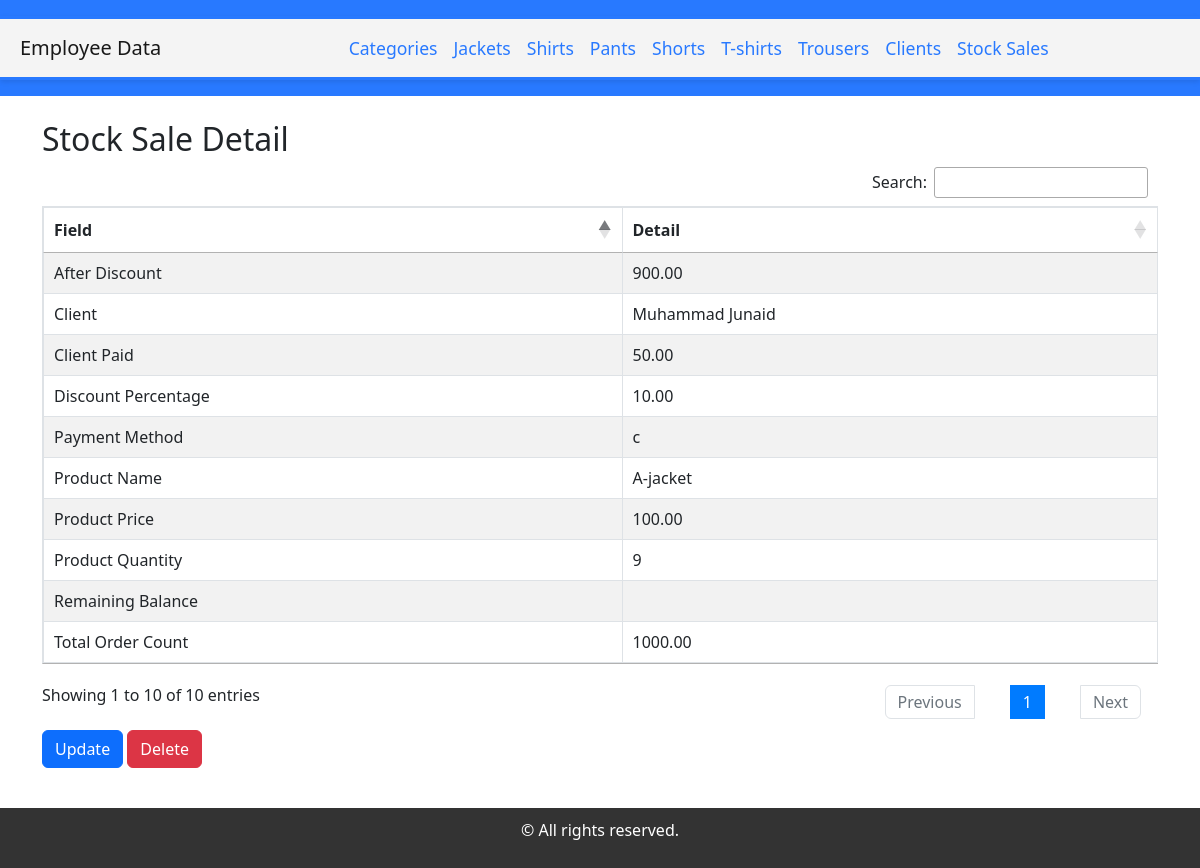
The page /client_salestock/stocksales/21/ on the database its author committed.
### client_salestock/models.py (models this page shows, shortened)
class StockSale(models.Model):
    client = models.ForeignKey(Client, on_delete=models.CASCADE)
    product_name = models.CharField(max_length=100)
    product_price = models.DecimalField(max_digits=10, decimal_places=2)
    product_quantity = models.IntegerField()
    payment_method = models.CharField(max_length=20)
    client_payed = models.DecimalField(max_digits=10, decimal_places=2)
    total_order_count = models.DecimalField(max_digits=10, decimal_places=2, default=Decimal('0.00'))
    discount_percentage = models.DecimalField(max_digits=5, decimal_places=2, validators=[MinValueValidator(Decimal('0.00'))])
    after_discount = models.DecimalField(max_digits=10, decimal_places=2, default=Decimal('0.00'))

class Client(models.Model):
    name = models.CharField(max_length=100)
    picture = models.ImageField(upload_to='pictures/')
    email = models.EmailField()
    whatsapp = models.CharField(max_length=20)
    gender = models.CharField(max_length=10)
    phone_number = models.CharField(max_length=20)
    remaining_balance = models.DecimalField(max_digits=10, decimal_places=2, default=Decimal('0.00'))

### client_salestock/views.py (the view)
# urls.py: path('stocksales/<int:pk>/', views.stocksale_detail, name='stocksale_detail'),
def stocksale_detail(request, pk):
    stocksale = get_object_or_404(StockSale, pk=pk)
    return render(request, 'client_salestock/stocksale_detail.html', {'stocksale': stocksale})

### client_salestock/templates/client_salestock/stocksale_detail.html (shortened to what this page needs)
{% extends 'base.html' %}
{% block content %}
    <h2>Stock Sale Detail</h2>
    <table id="stocksale" class="table table-striped table-bordered">
        <thead>
            <tr>
                <th>Field</th>
                <th>Detail</th>
            </tr>
        </thead>
        <tbody>
            <tr>
                <td>Client</td>
                <td>{{ stocksale.client.name }}</td>
            </tr>
            <tr>
                <td>Product Name</td>
                <td>{{ stocksale.product_name }}</td>
            </tr>
            <tr>
                <td>Product Price</td>
                <td>{{ stocksale.product_price }}</td>
            </tr>
            <tr>
                <td>Product Quantity</td>
                <td>{{ stocksale.product_quantity }}</td>
            </tr>
            <tr>
                <td>Payment Method</td>
                <td>{{ stocksale.payment_method }}</td>
            </tr>
            <tr>
                <td>Total Order Count</td>
                <td>{{ stocksale.total_order_count }}</td>
            </tr>
            <tr>
                <td>Discount Percentage</td>
                <td>{{ stocksale.discount_percentage }}</td>
            </tr>
            <tr>
                <td>After Discount</td>
                <td>{{ stocksale.after_discount }}</td>
            </tr>
            <tr>
                <td>Client Paid</td>
                <td>{{ stocksale.client_payed }}</td>
            </tr>
            <tr>
                <td>Remaining Balance</td>
                <td>{{ stocksale.remaining_balance }}</td>
            </tr>
        </tbody>
    </table>
    <a href="{% url 'stocksale_update' stocksale.id %}" class="btn btn-primary">Update</a>
    <form action="{% url 'stocksale_delete' stocksale.id %}" method="post" class="d-inline">
        <input type="submit" class="btn btn-danger" value="Delete">
    </form>
{% endblock %}
{% block js %}
<link href="https://cdnjs.cloudflare.com/ajax/libs/twitter-bootstrap/5.3.0/css/bootstrap.min.css" rel="stylesheet">
<link href="https://cdn.datatables.net/1.13.1/css/dataTables.bootstrap5.min.css" rel="stylesheet">
<link href="https://cdn.datatables.net/buttons/2.3.2/css/buttons.bootstrap5.min.css" rel="stylesheet">
{% endblock js %}

### rows shown on the page
StockSale: client.name "Muhammad Junaid", product_name "A-jacket", product_price "100.00", product_quantity "9", payment_method "c", total_order_count "1000.00", discount_percentage "10.00", after_discount "900.00", client_payed "50.00"
